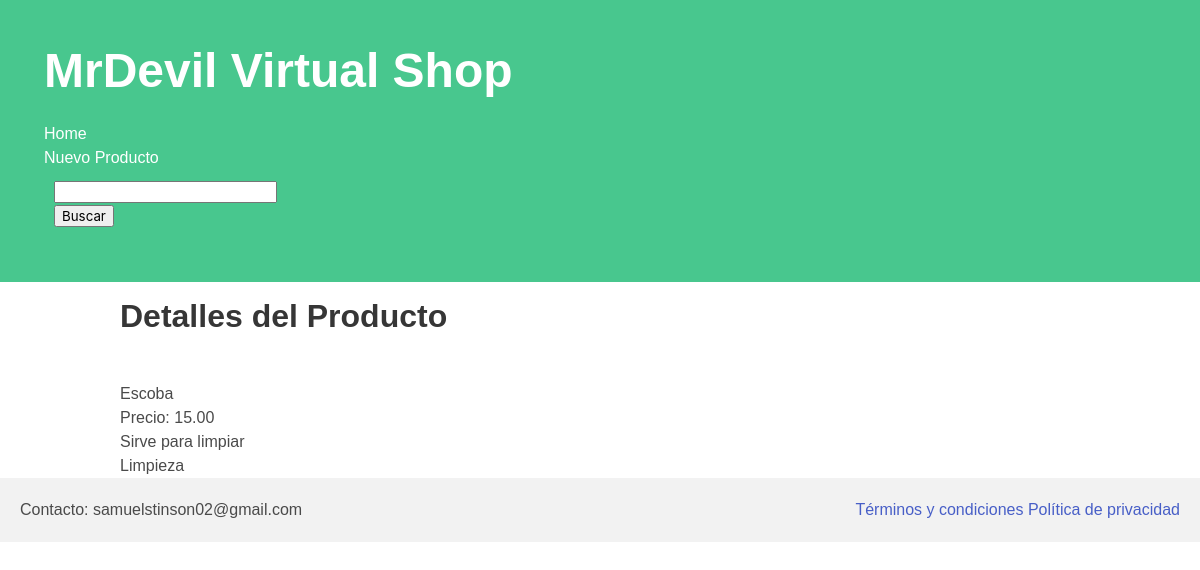
/product/1/, run on the app's committed database.
### api/models.py (models this page shows, shortened)
class Product(models.Model):
    name = models.CharField(max_length=250)
    price = models.DecimalField(max_digits=8, decimal_places=2)
    description = models.TextField()
    clasification = models.ForeignKey(Clasification, on_delete=models.SET_NULL, null=True)

class Clasification(models.Model):
    name = models.CharField(max_length=50)
    def __str__(self):
        return self.name

### core/views.py (the view)
# urls.py: path(r'product/<int:product_id>/', product_details, name='product_details'),
def product_details(request, product_id):
    product = get_object_or_404(Product, id=product_id)
    return render(request, '../templates/product_details.html', {'product': product})

### templates/product_details.html (shortened to what this page needs)
{% extends 'base.html' %}
{% block content %}
    <div class="column">
        <h1 class="title">Detalles del Producto</h1>
        <h2>{{ product.name }}</h2>
        <p>Precio: {{ product.price }}</p>
        <p>{{ product.description }}</p>
        <p>{{ product.clasification }}</p>
    </div>
{% endblock content %}

### templates/base.html (style rules this page uses)
body { font-family: Arial, sans-serif; margin: 0; padding: 0; }

### templates/product_details.html (style rules this page uses)
body { font-family: Arial, sans-serif; margin: 0; padding: 0; }

### data on the page
Product: name "Escoba", price "15.00", description "Sirve para limpiar", clasification "Limpieza"
